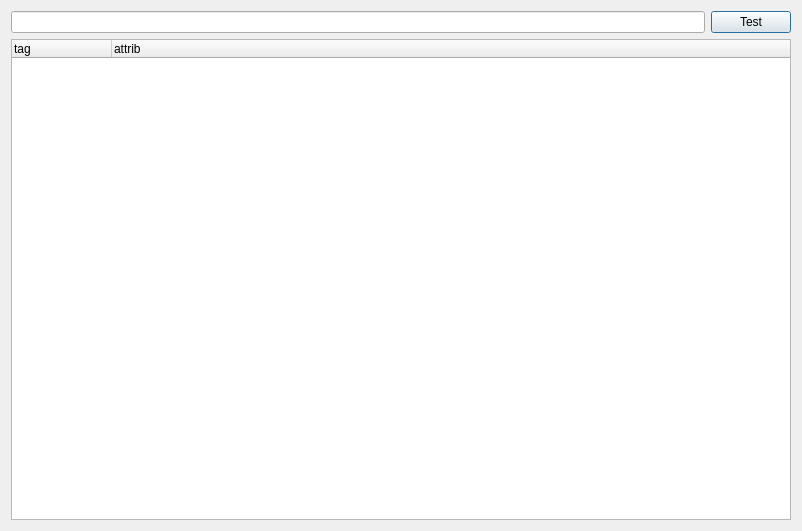
<?xml version="1.0" encoding="UTF-8"?>
<ui version="4.0">
 <class>XpathTestDialog</class>
 <widget class="QDialog" name="XpathTestDialog">
  <property name="geometry">
   <rect>
    <x>0</x>
    <y>0</y>
    <width>802</width>
    <height>531</height>
   </rect>
  </property>
  <property name="windowTitle">
   <string>Dialog</string>
  </property>
  <property name="windowIcon">
   <iconset>
    <normaloff>res/test_xpath.png</normaloff>res/test_xpath.png</iconset>
  </property>
  <layout class="QGridLayout" name="gridLayout">
   <item row="0" column="1">
    <widget class="QPushButton" name="test_xpath">
     <property name="maximumSize">
      <size>
       <width>16777215</width>
       <height>30</height>
      </size>
     </property>
     <property name="text">
      <string>Test</string>
     </property>
    </widget>
   </item>
   <item row="2" column="0" colspan="2">
    <widget class="QTreeWidget" name="treeWidget">
     <column>
      <property name="text">
       <string notr="true">tag</string>
      </property>
     </column>
     <column>
      <property name="text">
       <string>attrib</string>
      </property>
     </column>
    </widget>
   </item>
   <item row="0" column="0">
    <widget class="QLineEdit" name="xpath"/>
   </item>
  </layout>
 </widget>
 <resources/>
 <connections/>
</ui>
